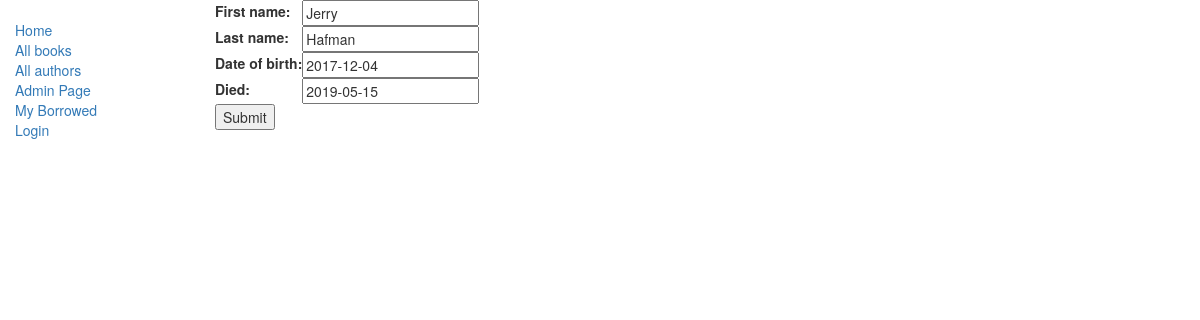
/catalog/author/1/update/, run on the app's committed database.
### catalog/models.py (models this page shows, shortened)
class Author(models.Model):
    first_name = models.CharField(max_length=100)
    last_name = models.CharField(max_length=100)
    date_of_birth = models.DateField(null=True, blank=True)
    date_of_death = models.DateField('Died', null=True, blank=True)

### catalog/views.py (the view)
# urls.py: url(r'^author/(?P<pk>\d+)/update/$', views.AuthorUpdate.as_view(), name='author_update'),
class AuthorUpdate(generic.UpdateView):
    model = models.Author
    fields = ['first_name','last_name','date_of_birth','date_of_death']

### catalog/templates/catalog/author_form.html (shortened to what this page needs)
{% extends "catalog/base_generic.html" %}
{% block content %}
<form action="" method="post">
    <table>
    {{ form.as_table }}
    </table>
    <input type="submit" value="Submit" />
</form>
{% endblock %}

### data on the page
Author: first_name "Jerry", last_name "Hafman", date_of_birth "2017-12-04", date_of_death "2019-05-15"
